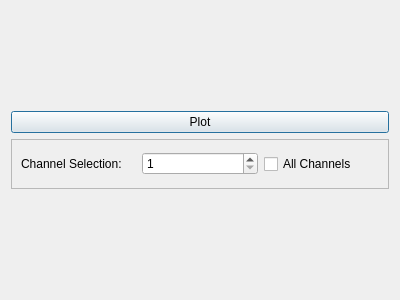
<?xml version="1.0" encoding="UTF-8"?>
<ui version="4.0">
 <class>Dialog</class>
 <widget class="QDialog" name="Dialog">
  <property name="geometry">
   <rect>
    <x>0</x>
    <y>0</y>
    <width>400</width>
    <height>300</height>
   </rect>
  </property>
  <property name="windowTitle">
   <string>Dialog</string>
  </property>
  <layout class="QVBoxLayout" name="verticalLayout">
   <item>
    <widget class="MplCanvas" name="histCanvasWidget" native="true"/>
   </item>
   <item>
    <widget class="QPushButton" name="histPlotButton">
     <property name="text">
      <string>Plot</string>
     </property>
    </widget>
   </item>
   <item>
    <widget class="QFrame" name="frame">
     <property name="maximumSize">
      <size>
       <width>16777215</width>
       <height>50</height>
      </size>
     </property>
     <property name="frameShape">
      <enum>QFrame::StyledPanel</enum>
     </property>
     <property name="frameShadow">
      <enum>QFrame::Raised</enum>
     </property>
     <layout class="QHBoxLayout" name="horizontalLayout">
      <item>
       <widget class="QLabel" name="label">
        <property name="text">
         <string>Channel Selection:</string>
        </property>
       </widget>
      </item>
      <item>
       <widget class="QSpinBox" name="histChannelSpinBox">
        <property name="minimum">
         <number>1</number>
        </property>
        <property name="maximum">
         <number>99999</number>
        </property>
       </widget>
      </item>
      <item>
       <widget class="QCheckBox" name="histChannelCheckbox">
        <property name="text">
         <string>All Channels</string>
        </property>
       </widget>
      </item>
     </layout>
    </widget>
   </item>
   <item>
    <widget class="StatesGrid" name="histStatesGrid" native="true"/>
   </item>
  </layout>
 </widget>
 <customwidgets>
  <customwidget>
   <class>StatesGrid</class>
   <extends>QWidget</extends>
   <header location="global">nomass.py</header>
   <container>1</container>
  </customwidget>
  <customwidget>
   <class>MplCanvas</class>
   <extends>QWidget</extends>
   <header location="global">canvas.py</header>
   <container>1</container>
  </customwidget>
 </customwidgets>
 <resources/>
 <connections/>
</ui>
